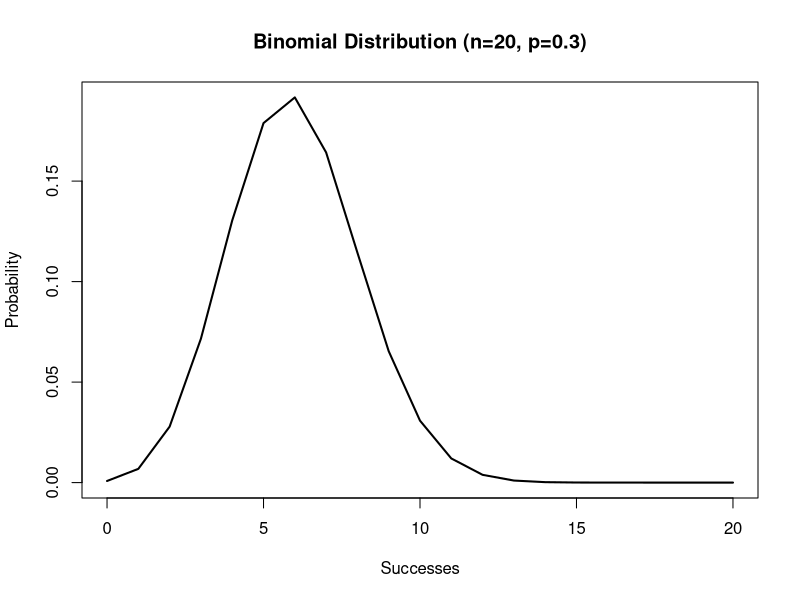
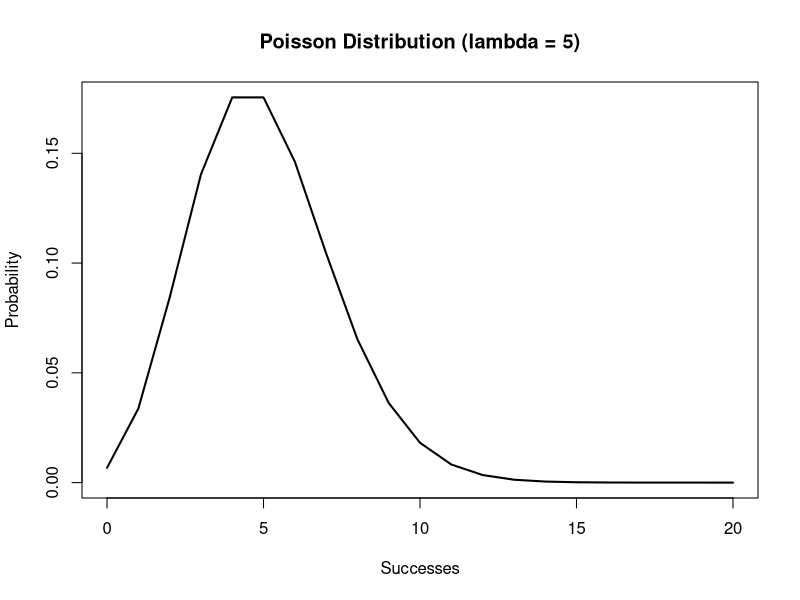
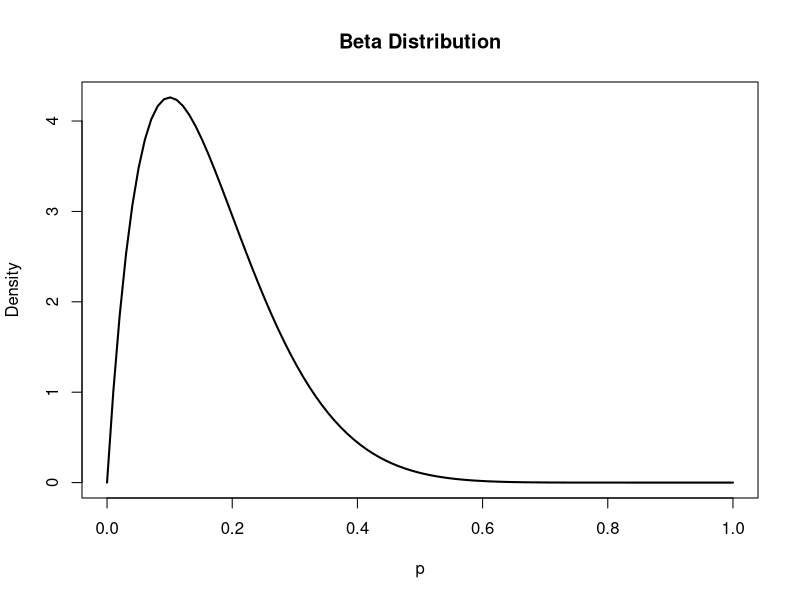
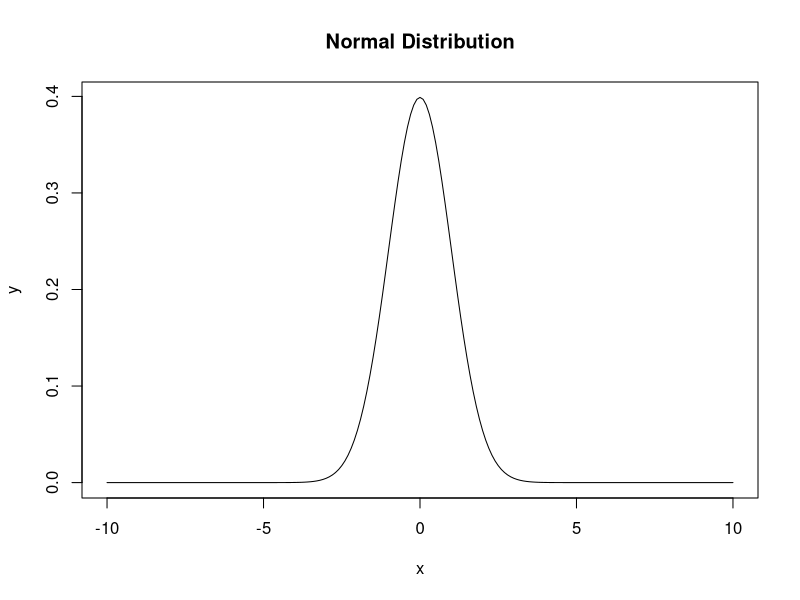

Reproduce these figures in R, in order.
#6. Graphical Display of distributions
#Binomial Distribution
success <- 0:20

plot(success,dbinom(success,size=20,prob=.3),
     type='l',
     main='Binomial Distribution (n=20, p=0.3)',
     xlab ="Successes",
     ylab="Probability",
          lwd=2)
##################################################
#Poisson Distribution
success <- 0:20

plot(success, dpois(success, lambda=5),
     type='l',
     main="Poisson Distribution (lambda = 5)",
     xlab ="Successes",
     ylab="Probability",
          lwd=2)
##################################################
#Beta Distribution
p = seq(0,1, length=100)

plot(p, dbeta(p, 2, 10), xlab="p", ylab="Density",
     type ='l', main="Beta Distribution", lwd=2)
##################################################
#Normal Distribution
x <- seq(-10, 10, by = .1)
y <- dnorm(x, mean = 0, sd = 1)

plot(x,y, type='l', main = "Normal Distribution",
      xlab="x", ylab="y")
##################################################








